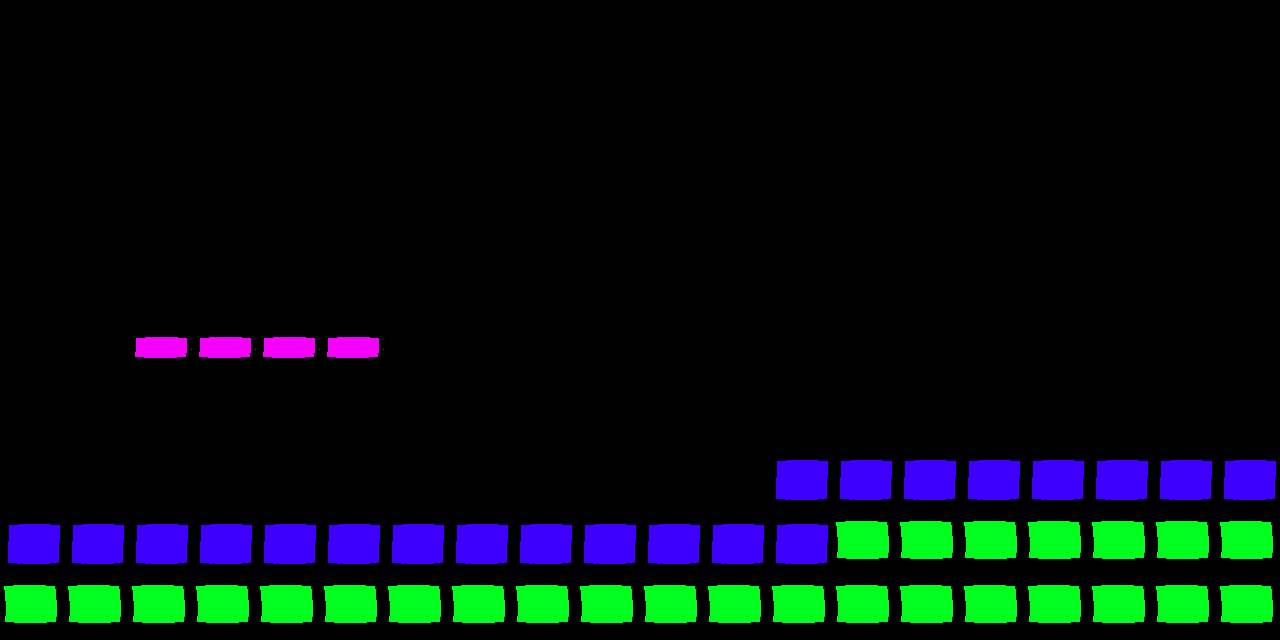

This is a level from a 2D game, rendered from its Tiled map with the project's own tilesets. A one-line summary and the map file follow, with tile-layer data summarised:
An orthogonal 20x10 tile map with 64x64 px tiles, 1 tile layer (Background) and 4 objects (player).

<map version="1.8" tiledversion="1.8.2" orientation="orthogonal" renderorder="right-down" width="20" height="10" tilewidth="64" tileheight="64" infinite="0" nextlayerid="3" nextobjectid="5">
 <tileset firstgid="1" source="tiles.tsx" />
 <layer id="1" name="Background" width="20" height="10">
  <data>[200 cells, 63 non-empty, 5 distinct tile ids]</data>
 </layer>
 <objectgroup id="2" name="objects">
  <object id="1" x="0" y="512">
   <polygon points="0,0 768,0 768,128 0,128" />
  </object>
  <object id="2" x="768" y="448">
   <polygon points="0,0 512,0 512,192 0,192" />
  </object>
  <object id="3" x="128" y="320">
   <polygon points="0,0 256,0 256,64 0,64" />
  </object>
  <object id="4" name="player" x="64" y="384" width="64" height="64" />
 </objectgroup>
</map>
